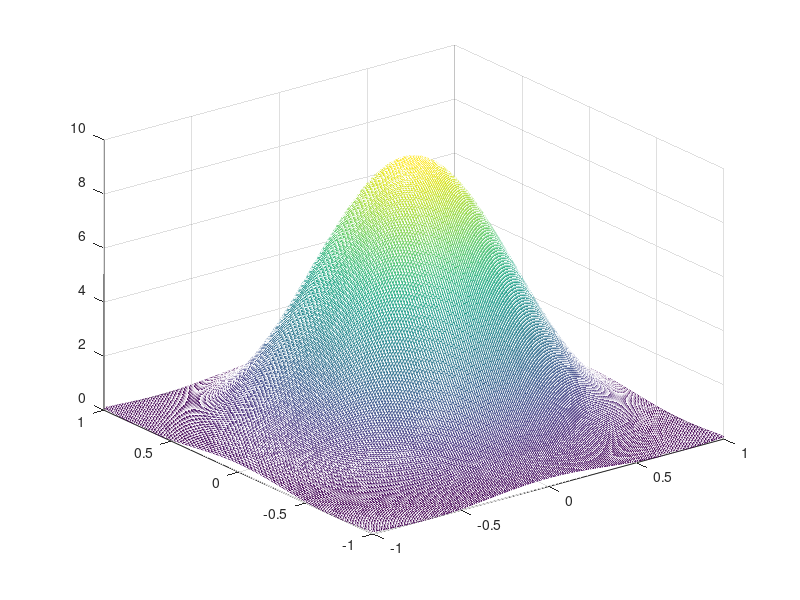

This chart was generated by the following MATLAB code:
[x,y] = meshgrid(-5:0.01:5,-5:0.01:5);
a = 12; b = 34; c = 56; d = 78;
z = -(a*x + b*y + d)/c;
surf(x,y,z)
  
%%
[x,y] = meshgrid(-5:0.01:5,-5:0.01:5);
a = 19;
z = a.*sin(sqrt(x.^2 + y.^2))./sqrt(x.^2 + y.^2);
plot3(x,y,z)
  
%%
[x,y] = meshgrid(-5:0.01:5,-5:0.01:5);
z = -x.*sin(x) - y.*cos(y);
mesh(x,y,z)
  
%%
[x,y] = meshgrid(-5:0.01:5,-5:0.01:5);
z = a.*x.*exp(-x.^2 - y.^2);
surf(x,y,z)
  
%%
[u,v] = meshgrid(0:0.5:10,0:pi/12:2*pi);
a = 33; b = 55;
x = (a + b.*cos(v)).*cos(u);
y = (a + b.*cos(v)).*sin(u);
z = b.*sin(v);
surfc(x,y,z)
  
%%
[u,v] = meshgrid(0:pi/12:2*pi,-pi/2:pi/12:pi/2);
a = 12; b = 6;
x = a.*cos(u).*cos(v);
y = a.*sin(u).*cos(v);
z = b.*sin(v);
mesh(x,y,z)
  
%%
[x,y] = meshgrid(-1:0.01:1,-1:0.01:1);
a = pi;
r = sqrt(x.^2 + y.^2);
z = ((2.*besselj(1,a.*r)./r)).^2;
mesh(x,y,z)
